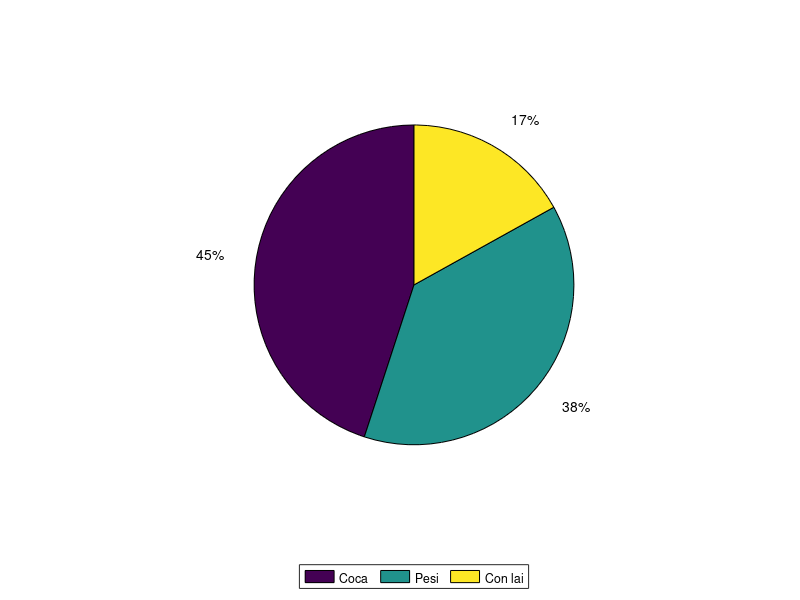

The MATLAB script that drew this image:
tong = 850+720+320;
coca=850/tong;
pesi=720/tong;
tinhkhiet=600/tong;
conlai=320/tong;
pie([coca,pesi,conlai])
labels = {'Coca','Pesi','Con lai'};
legend(labels,'Location','southoutside','Orientation','horizontal')
